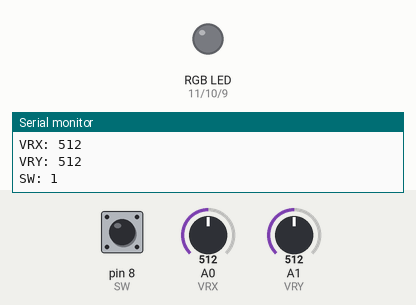
Bench run of a sketch on a simulated Arduino Uno, built with avr-gcc and run on an emulated ATmega328P. Parts: an RGB LED mixed from three pins (HIGH = lit), the last lines printed to the serial monitor. Inputs (shaded band) come from the test bench; at power-on: A0 (VRX) = 512, A1 (VRY) = 512, pin 8 (SW) HIGH.

Above: at 1.3 s.
1.4 s: A0 (VRX) set to 751
2.9 s: A0 (VRX) set to 783
At 4.2 s:
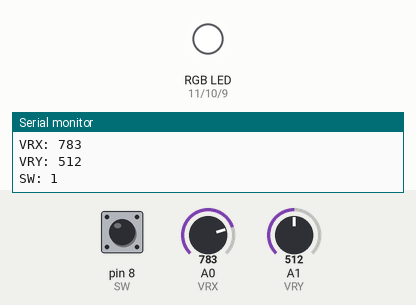
4.5 s: A1 (VRY) set to 758
6.0 s: A1 (VRY) set to 783
At 7.0 s:
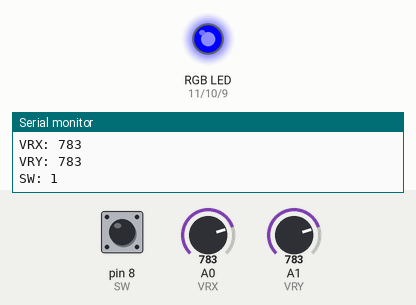
7.5 s: A1 (VRY) set to 190
At 8.2 s:
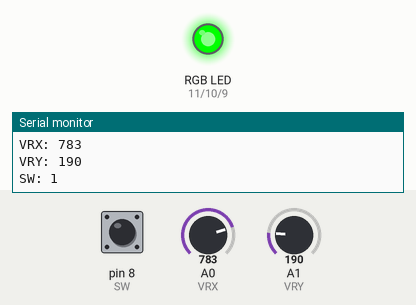
9.0 s: A1 (VRY) set to 208
At 9.5 s:
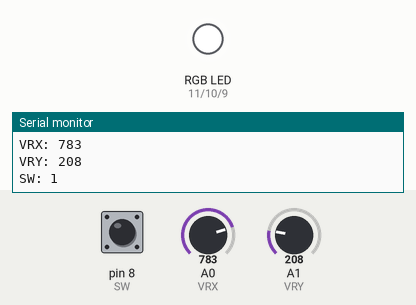
Timing chart, 0 to 11.5 s (numbered marks = the images above; inputs shaded):
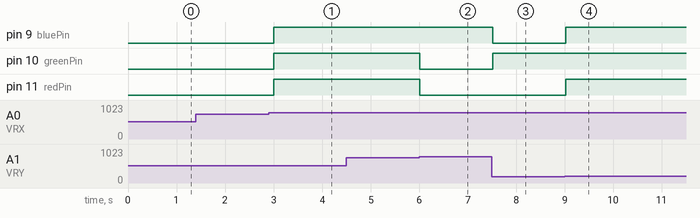

Measured:
- the behaviour switches between 768 and 769 on A0 (VRX) (found by bisection; images 0 and 1)
- the behaviour switches between 768 and 769 on A1 (VRY) (found by bisection; images 1 and 2)
- the behaviour switches between 199 and 200 on A1 (VRY) (found by bisection; images 3 and 4)
- after the input at 2.9 s, pin 9 (bluePin), pin 10 (greenPin), pin 11 (redPin): LOW → HIGH after 0.11 s
- after the input at 6.0 s, pin 10 (greenPin), pin 11 (redPin): HIGH → LOW at once
- after the input at 7.5 s, pin 9 (bluePin): HIGH → LOW at once; pin 10 (greenPin): LOW → HIGH at once
- after the input at 9.0 s, pin 9 (bluePin), pin 11 (redPin): LOW → HIGH at once

The sketch:

Joystic_RGB_Led.ino
```cpp
const int VRX = A0;
const int VRY = A1;
const int SW = 8;
const int bluePin = 9;
const int greenPin = 10;
const int redPin = 11;

void setup() {
  pinMode(VRX, INPUT);
  pinMode(VRY, INPUT);
  pinMode(SW, INPUT);
  digitalWrite(SW, HIGH);

  pinMode(redPin, OUTPUT);
  pinMode(greenPin, OUTPUT);
  pinMode(bluePin, OUTPUT);

  Serial.begin(9600);
}

void loop() {
  delay(500);
  Serial.print("VRX: ");
  Serial.println(analogRead(VRX));

  Serial.print("VRY: ");
  Serial.println(analogRead(VRY));

  Serial.print("SW: ");
  Serial.println(digitalRead(SW));

  if (analogRead(VRX) < 200) {
    setColor(255, 0, 0);
  }

  if (analogRead(VRX) > 768) {
    setColor(255, 255, 255);
  }

  if (analogRead(VRY) < 200) {
    setColor(0, 255, 0);
  }

  if (analogRead(VRY) > 768) {
    setColor(0, 0, 255);
  }

  if (digitalRead(SW) == 0) {
    setColor (0, 0, 0);
  }
}

void setColor(int red, int green, int blue) {
  analogWrite(redPin,  red);
  analogWrite(greenPin, green);
  analogWrite(bluePin, blue);
}
```
